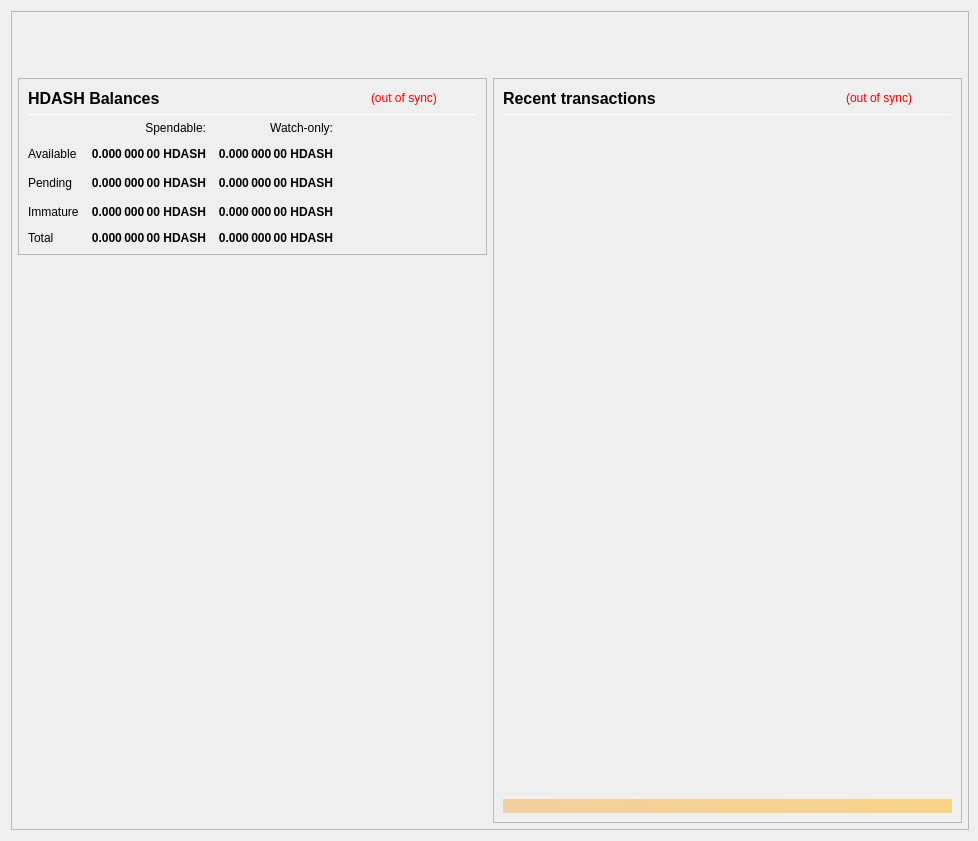
<?xml version="1.0" encoding="UTF-8"?>
<ui version="4.0">
 <class>OverviewPage</class>
 <widget class="QWidget" name="OverviewPage">
  <property name="geometry">
   <rect>
    <x>0</x>
    <y>0</y>
    <width>978</width>
    <height>841</height>
   </rect>
  </property>
  <property name="minimumSize">
   <size>
    <width>960</width>
    <height>682</height>
   </size>
  </property>
  <property name="font">
   <font>
    <weight>50</weight>
    <bold>false</bold>
   </font>
  </property>
  <property name="windowTitle">
   <string>Form</string>
  </property>
  <layout class="QVBoxLayout" name="topLayout" stretch="0">
   <property name="rightMargin">
    <number>9</number>
   </property>
   <item>
    <widget class="QFrame" name="frame_BG">
     <property name="minimumSize">
      <size>
       <width>850</width>
       <height>610</height>
      </size>
     </property>
     <property name="maximumSize">
      <size>
       <width>16777215</width>
       <height>16777215</height>
      </size>
     </property>
     <property name="frameShape">
      <enum>QFrame::StyledPanel</enum>
     </property>
     <property name="frameShadow">
      <enum>QFrame::Raised</enum>
     </property>
     <layout class="QVBoxLayout" name="verticalLayout_3" stretch="0">
      <property name="leftMargin">
       <number>0</number>
      </property>
      <property name="topMargin">
       <number>0</number>
      </property>
      <property name="rightMargin">
       <number>0</number>
      </property>
      <property name="bottomMargin">
       <number>6</number>
      </property>
      <item>
       <layout class="QVBoxLayout" name="verticalLayout_Master" stretch="0,1">
        <property name="leftMargin">
         <number>0</number>
        </property>
        <property name="topMargin">
         <number>0</number>
        </property>
        <property name="rightMargin">
         <number>0</number>
        </property>
        <property name="bottomMargin">
         <number>0</number>
        </property>
        <item>
         <widget class="QFrame" name="frame_Header">
          <layout class="QVBoxLayout" name="verticalLayout_Header" stretch="0">
           <property name="leftMargin">
            <number>0</number>
           </property>
           <property name="topMargin">
            <number>0</number>
           </property>
           <property name="rightMargin">
            <number>0</number>
           </property>
           <property name="bottomMargin">
            <number>0</number>
           </property>
           <item>
            <layout class="QHBoxLayout" name="horizontalLayout_Header" stretch="1,0">
             <property name="spacing">
              <number>6</number>
             </property>
             <item>
              <spacer name="horizontalSpacer_Header">
               <property name="orientation">
                <enum>Qt::Horizontal</enum>
               </property>
               <property name="sizeHint" stdset="0">
                <size>
                 <width>40</width>
                 <height>20</height>
                </size>
               </property>
              </spacer>
             </item>
             <item>
              <widget class="QLabel" name="labelOverviewHeaderRight">
               <property name="minimumSize">
                <size>
                 <width>464</width>
                 <height>60</height>
                </size>
               </property>
               <property name="maximumSize">
                <size>
                 <width>16777215</width>
                 <height>60</height>
                </size>
               </property>
               <property name="font">
                <font>
                 <pointsize>14</pointsize>
                </font>
               </property>
               <property name="text">
                <string/>
               </property>
               <property name="alignment">
                <set>Qt::AlignRight|Qt::AlignTrailing|Qt::AlignVCenter</set>
               </property>
              </widget>
             </item>
            </layout>
           </item>
          </layout>
         </widget>
        </item>
        <item>
         <widget class="QFrame" name="frame_Content">
          <layout class="QVBoxLayout" name="verticalLayout_Content">
           <property name="leftMargin">
            <number>6</number>
           </property>
           <property name="topMargin">
            <number>0</number>
           </property>
           <property name="rightMargin">
            <number>6</number>
           </property>
           <property name="bottomMargin">
            <number>0</number>
           </property>
           <item>
            <layout class="QHBoxLayout" name="horizontalLayout_Content" stretch="1,1">
             <property name="spacing">
              <number>6</number>
             </property>
             <item>
              <layout class="QVBoxLayout" name="verticalLayout_left" stretch="0,0">
               <item>
                <widget class="QFrame" name="frameBalances">
                 <property name="frameShape">
                  <enum>QFrame::StyledPanel</enum>
                 </property>
                 <property name="frameShadow">
                  <enum>QFrame::Raised</enum>
                 </property>
                 <layout class="QVBoxLayout" name="verticalLayout_4">
                  <item>
                   <layout class="QHBoxLayout" name="hlBalancesHeader" stretch="2,0,0">
                    <property name="spacing">
                     <number>6</number>
                    </property>
                    <item>
                     <widget class="QLabel" name="labelBalances">
                      <property name="minimumSize">
                       <size>
                        <width>0</width>
                        <height>0</height>
                       </size>
                      </property>
                      <property name="font">
                       <font>
                        <pointsize>12</pointsize>
                        <weight>75</weight>
                        <bold>true</bold>
                       </font>
                      </property>
                      <property name="text">
                       <string>HDASH Balances</string>
                      </property>
                     </widget>
                    </item>
                    <item>
                     <widget class="QLabel" name="labelWalletStatus">
                      <property name="cursor">
                       <cursorShape>WhatsThisCursor</cursorShape>
                      </property>
                      <property name="toolTip">
                       <string>The displayed information may be out of date. Your wallet automatically synchronizes with the Hyperdash Coin network after a connection is established, but this process has not completed yet.</string>
                      </property>
                      <property name="styleSheet">
                       <string notr="true">QLabel { color: red; }</string>
                      </property>
                      <property name="text">
                       <string notr="true">(out of sync)</string>
                      </property>
                      <property name="alignment">
                       <set>Qt::AlignLeading|Qt::AlignLeft|Qt::AlignVCenter</set>
                      </property>
                     </widget>
                    </item>
                    <item>
                     <spacer name="hsBalancesHeader">
                      <property name="orientation">
                       <enum>Qt::Horizontal</enum>
                      </property>
                      <property name="sizeHint" stdset="0">
                       <size>
                        <width>40</width>
                        <height>20</height>
                       </size>
                      </property>
                     </spacer>
                    </item>
                   </layout>
                  </item>
                  <item>
                   <widget class="Line" name="lineBalances">
                    <property name="minimumSize">
                     <size>
                      <width>0</width>
                      <height>1</height>
                     </size>
                    </property>
                    <property name="maximumSize">
                     <size>
                      <width>16777215</width>
                      <height>1</height>
                     </size>
                    </property>
                    <property name="orientation">
                     <enum>Qt::Horizontal</enum>
                    </property>
                   </widget>
                  </item>
                  <item>
                   <layout class="QGridLayout" name="gridLayout">
                    <property name="spacing">
                     <number>12</number>
                    </property>
                    <item row="2" column="2">
                     <widget class="QLabel" name="labelWatchPending">
                      <property name="font">
                       <font>
                        <weight>75</weight>
                        <bold>true</bold>
                       </font>
                      </property>
                      <property name="cursor">
                       <cursorShape>ArrowCursor</cursorShape>
                      </property>
                      <property name="toolTip">
                       <string>Unconfirmed transactions to watch-only addresses</string>
                      </property>
                      <property name="text">
                       <string notr="true">0.000 000 00 HDASH</string>
                      </property>
                      <property name="alignment">
                       <set>Qt::AlignRight|Qt::AlignTrailing|Qt::AlignVCenter</set>
                      </property>
                      <property name="textInteractionFlags">
                       <set>Qt::NoTextInteraction</set>
                      </property>
                     </widget>
                    </item>
                    <item row="2" column="1">
                     <widget class="QLabel" name="labelUnconfirmed">
                      <property name="font">
                       <font>
                        <weight>75</weight>
                        <bold>true</bold>
                       </font>
                      </property>
                      <property name="cursor">
                       <cursorShape>ArrowCursor</cursorShape>
                      </property>
                      <property name="toolTip">
                       <string>Total of transactions that have yet to be confirmed, and do not yet count toward the spendable balance</string>
                      </property>
                      <property name="text">
                       <string notr="true">0.000 000 00 HDASH</string>
                      </property>
                      <property name="alignment">
                       <set>Qt::AlignRight|Qt::AlignTrailing|Qt::AlignVCenter</set>
                      </property>
                      <property name="textInteractionFlags">
                       <set>Qt::NoTextInteraction</set>
                      </property>
                     </widget>
                    </item>
                    <item row="3" column="2">
                     <widget class="QLabel" name="labelWatchImmature">
                      <property name="font">
                       <font>
                        <weight>75</weight>
                        <bold>true</bold>
                       </font>
                      </property>
                      <property name="cursor">
                       <cursorShape>ArrowCursor</cursorShape>
                      </property>
                      <property name="toolTip">
                       <string>Staked or masternode rewards in watch-only addresses that has not yet matured</string>
                      </property>
                      <property name="text">
                       <string notr="true">0.000 000 00 HDASH</string>
                      </property>
                      <property name="alignment">
                       <set>Qt::AlignRight|Qt::AlignTrailing|Qt::AlignVCenter</set>
                      </property>
                      <property name="textInteractionFlags">
                       <set>Qt::NoTextInteraction</set>
                      </property>
                     </widget>
                    </item>
                    <item row="4" column="0">
                     <widget class="QLabel" name="labelTotalText">
                      <property name="text">
                       <string>Total</string>
                      </property>
                      <property name="textInteractionFlags">
                       <set>Qt::NoTextInteraction</set>
                      </property>
                     </widget>
                    </item>
                    <item row="3" column="1">
                     <widget class="QLabel" name="labelImmature">
                      <property name="font">
                       <font>
                        <weight>75</weight>
                        <bold>true</bold>
                       </font>
                      </property>
                      <property name="cursor">
                       <cursorShape>ArrowCursor</cursorShape>
                      </property>
                      <property name="toolTip">
                       <string>Staked or masternode rewards that has not yet matured</string>
                      </property>
                      <property name="text">
                       <string notr="true">0.000 000 00 HDASH</string>
                      </property>
                      <property name="alignment">
                       <set>Qt::AlignRight|Qt::AlignTrailing|Qt::AlignVCenter</set>
                      </property>
                      <property name="textInteractionFlags">
                       <set>Qt::NoTextInteraction</set>
                      </property>
                     </widget>
                    </item>
                    <item row="2" column="3">
                     <spacer name="hsBalances">
                      <property name="orientation">
                       <enum>Qt::Horizontal</enum>
                      </property>
                      <property name="sizeHint" stdset="0">
                       <size>
                        <width>40</width>
                        <height>20</height>
                       </size>
                      </property>
                     </spacer>
                    </item>
                    <item row="3" column="0">
                     <widget class="QLabel" name="labelImmatureText">
                      <property name="text">
                       <string>Immature</string>
                      </property>
                      <property name="textInteractionFlags">
                       <set>Qt::NoTextInteraction</set>
                      </property>
                     </widget>
                    </item>
                    <item row="4" column="1">
                     <widget class="QLabel" name="labelTotal">
                      <property name="font">
                       <font>
                        <weight>75</weight>
                        <bold>true</bold>
                       </font>
                      </property>
                      <property name="cursor">
                       <cursorShape>ArrowCursor</cursorShape>
                      </property>
                      <property name="toolTip">
                       <string>Your current total balance</string>
                      </property>
                      <property name="text">
                       <string notr="true">0.000 000 00 HDASH</string>
                      </property>
                      <property name="alignment">
                       <set>Qt::AlignRight|Qt::AlignTrailing|Qt::AlignVCenter</set>
                      </property>
                      <property name="textInteractionFlags">
                       <set>Qt::NoTextInteraction</set>
                      </property>
                     </widget>
                    </item>
                    <item row="4" column="2">
                     <widget class="QLabel" name="labelWatchTotal">
                      <property name="font">
                       <font>
                        <weight>75</weight>
                        <bold>true</bold>
                       </font>
                      </property>
                      <property name="cursor">
                       <cursorShape>ArrowCursor</cursorShape>
                      </property>
                      <property name="toolTip">
                       <string>Current total balance in watch-only addresses</string>
                      </property>
                      <property name="text">
                       <string notr="true">0.000 000 00 HDASH</string>
                      </property>
                      <property name="alignment">
                       <set>Qt::AlignRight|Qt::AlignTrailing|Qt::AlignVCenter</set>
                      </property>
                      <property name="textInteractionFlags">
                       <set>Qt::NoTextInteraction</set>
                      </property>
                     </widget>
                    </item>
                    <item row="0" column="2">
                     <widget class="QLabel" name="labelWatchonly">
                      <property name="text">
                       <string>Watch-only:</string>
                      </property>
                      <property name="alignment">
                       <set>Qt::AlignRight|Qt::AlignTrailing|Qt::AlignVCenter</set>
                      </property>
                     </widget>
                    </item>
                    <item row="1" column="0">
                     <widget class="QLabel" name="labelBalanceText">
                      <property name="text">
                       <string>Available</string>
                      </property>
                      <property name="textInteractionFlags">
                       <set>Qt::NoTextInteraction</set>
                      </property>
                     </widget>
                    </item>
                    <item row="1" column="1">
                     <widget class="QLabel" name="labelBalance">
                      <property name="font">
                       <font>
                        <weight>75</weight>
                        <bold>true</bold>
                       </font>
                      </property>
                      <property name="cursor">
                       <cursorShape>ArrowCursor</cursorShape>
                      </property>
                      <property name="toolTip">
                       <string>Your current spendable balance</string>
                      </property>
                      <property name="text">
                       <string notr="true">0.000 000 00 HDASH</string>
                      </property>
                      <property name="alignment">
                       <set>Qt::AlignRight|Qt::AlignTrailing|Qt::AlignVCenter</set>
                      </property>
                      <property name="textInteractionFlags">
                       <set>Qt::NoTextInteraction</set>
                      </property>
                     </widget>
                    </item>
                    <item row="1" column="2">
                     <widget class="QLabel" name="labelWatchAvailable">
                      <property name="font">
                       <font>
                        <weight>75</weight>
                        <bold>true</bold>
                       </font>
                      </property>
                      <property name="cursor">
                       <cursorShape>ArrowCursor</cursorShape>
                      </property>
                      <property name="toolTip">
                       <string>Your current balance in watch-only addresses</string>
                      </property>
                      <property name="text">
                       <string notr="true">0.000 000 00 HDASH</string>
                      </property>
                      <property name="alignment">
                       <set>Qt::AlignRight|Qt::AlignTrailing|Qt::AlignVCenter</set>
                      </property>
                      <property name="textInteractionFlags">
                       <set>Qt::NoTextInteraction</set>
                      </property>
                     </widget>
                    </item>
                    <item row="2" column="0">
                     <widget class="QLabel" name="labelPendingText">
                      <property name="text">
                       <string>Pending</string>
                      </property>
                      <property name="textInteractionFlags">
                       <set>Qt::NoTextInteraction</set>
                      </property>
                     </widget>
                    </item>
                    <item row="0" column="1">
                     <widget class="QLabel" name="labelSpendable">
                      <property name="text">
                       <string>Spendable:</string>
                      </property>
                      <property name="alignment">
                       <set>Qt::AlignRight|Qt::AlignTrailing|Qt::AlignVCenter</set>
                      </property>
                     </widget>
                    </item>
                   </layout>
                  </item>
                 </layout>
                </widget>
               </item>
               <item>
                <spacer name="verticalSpacer">
                 <property name="orientation">
                  <enum>Qt::Vertical</enum>
                 </property>
                 <property name="sizeHint" stdset="0">
                  <size>
                   <width>20</width>
                   <height>40</height>
                  </size>
                 </property>
                </spacer>
               </item>
              </layout>
             </item>
             <item>
              <layout class="QVBoxLayout" name="verticalLayout_right" stretch="1">
               <item>
                <widget class="QFrame" name="frame_RecentTransactions">
                 <property name="minimumSize">
                  <size>
                   <width>0</width>
                   <height>0</height>
                  </size>
                 </property>
                 <property name="frameShape">
                  <enum>QFrame::StyledPanel</enum>
                 </property>
                 <property name="frameShadow">
                  <enum>QFrame::Raised</enum>
                 </property>
                 <layout class="QVBoxLayout" name="verticalLayout_1" stretch="0,0,0,0,0">
                  <item>
                   <layout class="QHBoxLayout" name="horizontalLayout_2" stretch="2,0,0">
                    <property name="spacing">
                     <number>3</number>
                    </property>
                    <item>
                     <widget class="QLabel" name="label_4">
                      <property name="minimumSize">
                       <size>
                        <width>0</width>
                        <height>20</height>
                       </size>
                      </property>
                      <property name="font">
                       <font>
                        <pointsize>12</pointsize>
                        <weight>75</weight>
                        <bold>true</bold>
                       </font>
                      </property>
                      <property name="text">
                       <string>Recent transactions</string>
                      </property>
                     </widget>
                    </item>
                    <item>
                     <widget class="QLabel" name="labelTransactionsStatus">
                      <property name="cursor">
                       <cursorShape>WhatsThisCursor</cursorShape>
                      </property>
                      <property name="toolTip">
                       <string>The displayed information may be out of date. Your wallet automatically synchronizes with the Hyperdash Coin network after a connection is established, but this process has not completed yet.</string>
                      </property>
                      <property name="styleSheet">
                       <string notr="true">QLabel { color: red; }</string>
                      </property>
                      <property name="text">
                       <string notr="true">(out of sync)</string>
                      </property>
                      <property name="alignment">
                       <set>Qt::AlignRight|Qt::AlignTrailing|Qt::AlignVCenter</set>
                      </property>
                     </widget>
                    </item>
                    <item>
                     <spacer name="horizontalSpacer">
                      <property name="orientation">
                       <enum>Qt::Horizontal</enum>
                      </property>
                      <property name="sizeHint" stdset="0">
                       <size>
                        <width>40</width>
                        <height>20</height>
                       </size>
                      </property>
                     </spacer>
                    </item>
                   </layout>
                  </item>
                  <item>
                   <widget class="Line" name="line">
                    <property name="minimumSize">
                     <size>
                      <width>0</width>
                      <height>1</height>
                     </size>
                    </property>
                    <property name="maximumSize">
                     <size>
                      <width>16777215</width>
                      <height>1</height>
                     </size>
                    </property>
                    <property name="orientation">
                     <enum>Qt::Horizontal</enum>
                    </property>
                   </widget>
                  </item>
                  <item>
                   <widget class="QListView" name="listTransactions">
                    <property name="minimumSize">
                     <size>
                      <width>0</width>
                      <height>0</height>
                     </size>
                    </property>
                    <property name="styleSheet">
                     <string notr="true">QListView { background: transparent; }</string>
                    </property>
                    <property name="frameShape">
                     <enum>QFrame::NoFrame</enum>
                    </property>
                    <property name="verticalScrollBarPolicy">
                     <enum>Qt::ScrollBarAlwaysOff</enum>
                    </property>
                    <property name="horizontalScrollBarPolicy">
                     <enum>Qt::ScrollBarAlwaysOff</enum>
                    </property>
                    <property name="selectionMode">
                     <enum>QAbstractItemView::NoSelection</enum>
                    </property>
                   </widget>
                  </item>
                  <item>
                   <spacer name="verticalSpacer_2">
                    <property name="orientation">
                     <enum>Qt::Vertical</enum>
                    </property>
                    <property name="sizeType">
                     <enum>QSizePolicy::Expanding</enum>
                    </property>
                    <property name="sizeHint" stdset="0">
                     <size>
                      <width>20</width>
                      <height>40</height>
                     </size>
                    </property>
                   </spacer>
                  </item>
                  <item>
                   <widget class="QLabel" name="labelAlerts">
                    <property name="maximumSize">
                     <size>
                      <width>16777215</width>
                      <height>16777215</height>
                     </size>
                    </property>
                    <property name="styleSheet">
                     <string notr="true">background-color: qlineargradient(x1: 0, y1: 0, x2: 1, y2: 0, stop:0 #F0D0A0, stop:1 #F8D488); color:#000000;</string>
                    </property>
                    <property name="text">
                     <string/>
                    </property>
                    <property name="wordWrap">
                     <bool>true</bool>
                    </property>
                    <property name="margin">
                     <number>3</number>
                    </property>
                   </widget>
                  </item>
                 </layout>
                </widget>
               </item>
              </layout>
             </item>
            </layout>
           </item>
          </layout>
         </widget>
        </item>
       </layout>
      </item>
     </layout>
    </widget>
   </item>
  </layout>
 </widget>
 <resources/>
 <connections/>
</ui>
